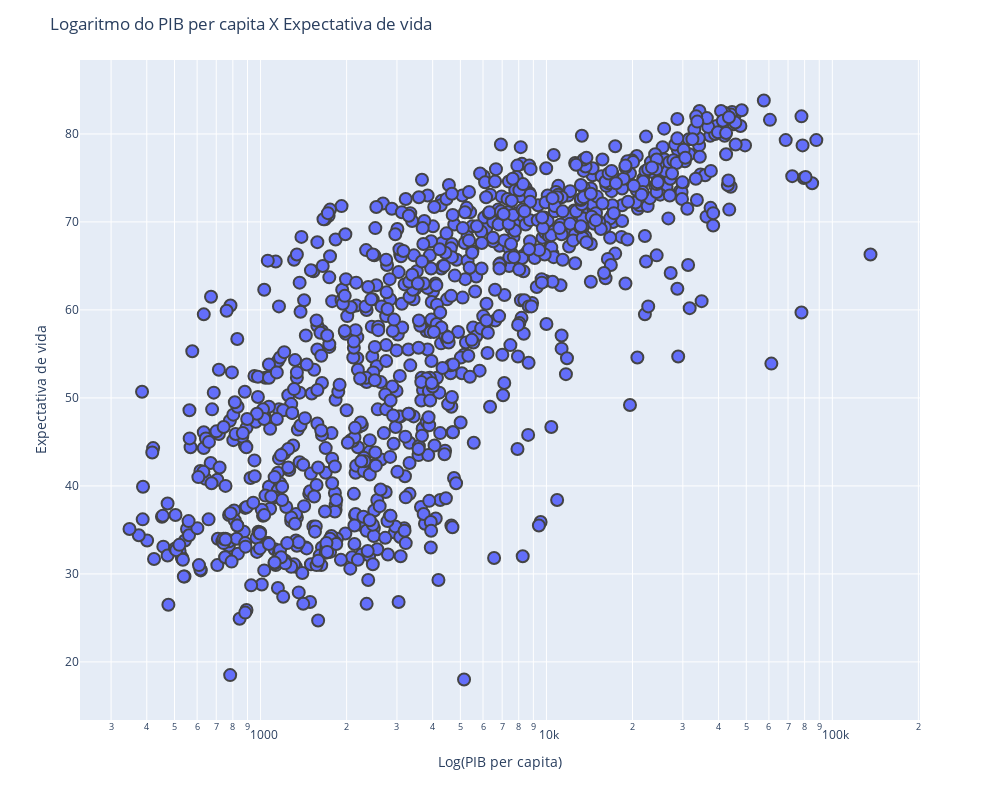

The code cell stored with this chart in its notebook:
### Code cell
fig = px.scatter(df_sample, x="perCap", y="expVida", hover_name="país", log_x = True, width = 1000, height = 800)
fig.update_traces(marker = dict(size=12, line = dict(width=2)), selector=dict(mode='markers'))
fig.update_layout(title = 'Logaritmo do PIB per capita X Expectativa de vida')
fig.update_xaxes(title = "Log(PIB per capita)")
fig.update_yaxes(title = "Expectativa de vida")
fig.show()

### Figure 1 — Plotly figure (JSON) as saved in the notebook; plotly's stock layout.template omitted (floating-point values rounded to 4 significant figures; data arrays with more than 128 entries replaced by an {"elided": "..."} marker saying what was removed)
{"data": [{"hovertemplate": "<b>%{hovertext}</b><br><br>perCap=%{x}<br>expVida=%{y}<extra></extra>", "hovertext": {"elided": "1000 str values"}, "legendgroup": "", "marker": {"color": "#636efa", "line": {"width": 2}, "size": 12, "symbol": "circle"}, "mode": "markers", "name": "", "orientation": "v", "showlegend": false, "type": "scatter", "x": {"elided": "1000 int values"}, "xaxis": "x", "y": {"elided": "1000 float values"}, "yaxis": "y"}], "layout": {"height": 800, "legend": {"tracegroupgap": 0}, "margin": {"t": 60}, "title": {"text": "Logaritmo do PIB per capita X Expectativa de vida"}, "width": 1000, "xaxis": {"anchor": "y", "autorange": true, "domain": [0, 1], "range": [2.368, 5.307], "title": {"text": "Log(PIB per capita)"}, "type": "log"}, "yaxis": {"anchor": "x", "autorange": true, "domain": [0, 1], "range": [13.4, 88.4], "title": {"text": "Expectativa de vida"}, "type": "linear"}}}
